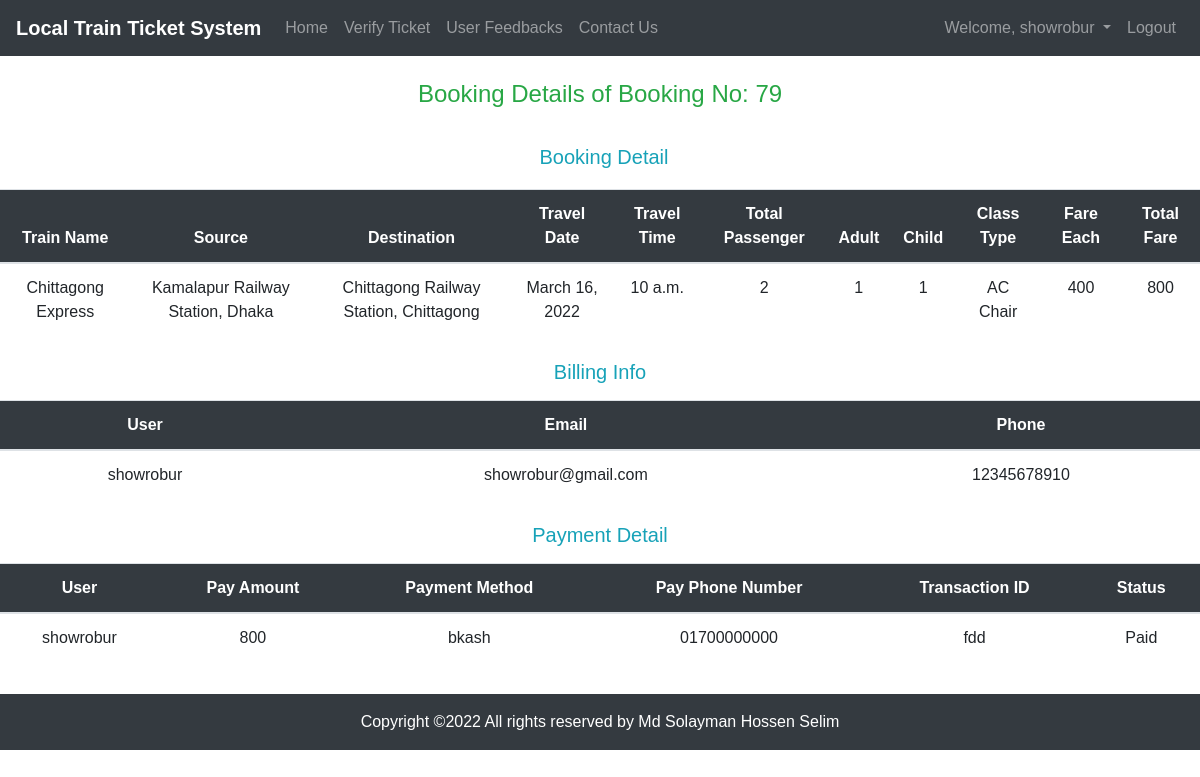
Page /booking_history/booking_detail/79 (signed in) on the committed database.
### app/models.py (models this page shows, shortened)
class CustomUser(AbstractUser):
    email = models.EmailField(max_length=100, blank=True, unique=True, null=True)
    phone = models.CharField(verbose_name=_("Mobile phone"), max_length=14, blank=True, null=True, unique=True)
    photo = models.ImageField(verbose_name=_("Photo"), upload_to='users/', blank=True, null=True)
    created_at = models.DateTimeField(auto_now_add=True, blank=True, null=True)
    updated_at = models.DateTimeField(auto_now=True, blank=True, null=True)

class BookingDetail(models.Model):
    booking = models.OneToOneField(Booking, null=True, blank=True, on_delete=models.CASCADE)
    train = models.CharField(max_length=255, null=True, blank=True)
    source = models.CharField(max_length=255, null=True, blank=True)
    destination = models.CharField(max_length=255, null=True, blank=True)
    travel_date = models.DateField(null=True, blank=True)
    travel_time = models.TimeField(null=True, blank=True)
    nop = models.PositiveIntegerField(verbose_name=_("Number of Passengers"), null=True, blank=True)
    adult = models.PositiveIntegerField(null=True, blank=True)
    child = models.PositiveIntegerField(null=True, blank=True)
    class_type = models.CharField(max_length=255, null=True, blank=True)
    fpp = models.PositiveIntegerField(verbose_name=_("Fare Per Passenger"), null=True, blank=True)
    total_fare = models.PositiveIntegerField(null=True, blank=True)
    travel_dt = models.DateTimeField(blank=True, null=True)
    booking_dt = models.DateTimeField(auto_now_add=True, blank=True, null=True)
    updated_at = models.DateTimeField(auto_now=True, blank=True, null=True)

class Booking(models.Model):
    status = (
        ("Pending", "Pending"),
        ("Accepted", "Accepted"),
        ("Canceled", "Canceled"),
    )
    user = models.ForeignKey(CustomUser, null=True, blank=True, on_delete=models.PROTECT)
    booking_date = models.DateField(auto_now_add=True, null=True, blank=True)
    booking_time = models.TimeField(auto_now_add=True, null=True, blank=True)
    status = models.CharField(max_length=50, default='Pending', choices=status, auto_created=True, null=True, blank=True)
    travel_date = models.DateField(null=True, blank=True)
    travel_dt = models.DateTimeField(blank=True, null=True)
    created_at = models.DateTimeField(auto_now_add=True, blank=True, null=True)
    updated_at = models.DateTimeField(auto_now=True, blank=True, null=True)

class BillingInfo(models.Model):
    booking = models.OneToOneField(Booking, on_delete=models.CASCADE, null=True, blank=True)
    user = models.ForeignKey(CustomUser, on_delete=models.PROTECT, null=True, blank=True)
    email = models.EmailField(max_length=100, null=True, blank=True)
    phone = models.CharField(max_length=255, null=True, blank=True)
    created_at = models.DateTimeField(auto_now_add=True, blank=True, null=True)
    updated_at = models.DateTimeField(auto_now=True, blank=True, null=True)

class Payment(models.Model):
    booking = models.OneToOneField(Booking, on_delete=models.CASCADE, null=True, blank=True)
    user = models.ForeignKey(CustomUser, on_delete=models.PROTECT, null=True, blank=True)
    pay_amount = models.PositiveIntegerField(null=True, blank=True)
    pay_method = models.CharField(max_length=25, null=True, blank=True)
    phone = models.CharField(max_length=14, null=True, blank=True)
    trxid = models.CharField(max_length=255, null=True, blank=True, verbose_name=_("Transaction Id"))
    status = models.CharField(max_length=50, default='Paid', auto_created=True, null=True, blank=True)
    created_at = models.DateTimeField(auto_now_add=True, blank=True, null=True)
    updated_at = models.DateTimeField(auto_now=True, blank=True, null=True)

### app/views.py (the view)
# urls.py: path('booking_history/booking_detail/<int:pk>', BookingDetails.as_view(), name="booking_detail"),
class BookingDetails(View):
    def get(self, request, pk):
        user = request.user
        if user.is_authenticated:
            bookings = Booking.objects.get(id=pk)
            if user == bookings.user:
                booking_detail = BookingDetail.objects.get(booking=pk)
                billing = BillingInfo.objects.get(booking=pk)
                payment = Payment.objects.get(booking=pk)
                return render(request, 'booking_detail.html', {'booking_detail':booking_detail, 'billing':billing, 'payment':payment})
            else:
                messages.warning(request, "Invalid booking id!")
                return redirect('booking_history')
        else:
            return redirect('login')

### templates/booking_detail.html (shortened to what this page needs)
{% extends 'base.html' %}
{% block content %}
<div class="row">
    <div class="col-lg-12 text-center p-4 text-success">
        <h4>Booking Details of Booking No: {{booking_detail.booking.id}}</h4>
    </div>
    <div class="col-lg-12 mx-auto">
        <div class="row">
            <div class="col-lg-12 m-1 text-center text-info">
                <h5>Booking Detail</h5>
            </div>
            <div class="col-lg-12 mt-2 mb-2 mx-auto">
                <table class="table table-hover">
                    <thead class="bg-dark text-white text-center">
                      <tr>
                        <th scope="col">Train Name</th>
                        <th scope="col">Source</th>
                        <th scope="col">Destination</th>
                        <th scope="col">Travel Date</th>
                        <th scope="col">Travel Time</th>
                        <th scope="col">Total Passenger</th>
                        <th scope="col">Adult</th>
                        <th scope="col">Child</th>
                        <th scope="col">Class Type</th>
                        <th scope="col">Fare Each</th>
                        <th scope="col">Total Fare</th>
                      </tr>
                    </thead>
                    <tbody>
                      <tr class="text-center">
                        <td>{{booking_detail.train}}</td>
                        <td>{{booking_detail.source}}</td>
                        <td>{{booking_detail.destination}}</td>
                        <td>{{booking_detail.travel_date}}</td>
                        <td>{{booking_detail.travel_time}}</td>
                        <td>{{booking_detail.nop}}</td>
                        <td>{{booking_detail.adult}}</td>
                        <td>{{booking_detail.child}}</td>
                        <td>{{booking_detail.class_type}}</td>
                        <td>{{booking_detail.fpp}}</td>
                        <td>{{booking_detail.total_fare}}</td>
                      </tr>
                    </tbody>
                </table>
            </div>
        </div>
    </div>
    <div class="col-lg-12 mx-auto">
        <div class="row">
            <div class="col-lg-12 text-center text-info">
                <h5>Billing Info</h5>
            </div>
            <div class="col-lg-12 mt-2 mb-2 mx-auto">
                <table class="table table-hover">
                    <thead class="bg-dark text-white text-center">
                      <tr>
                        <th scope="col">User</th>
                        <th scope="col">Email</th>
                        <th scope="col">Phone</th>
                      </tr>
                    </thead>
                    <tbody>
                      <tr class="text-center">
                        <td>{{billing.user.username}}</td>
                        <td>{{billing.email}}</td>
                        <td>{{billing.phone}}</td>
                      </tr>
                    </tbody>
                </table>
            </div>
        </div>
    </div>
    <div class="col-lg-12 mx-auto">
        <div class="row">
            <div class="col-lg-12 text-center text-info">
                <h5>Payment Detail</h5>
            </div>
            <div class="col-lg-12 mt-2 mb-2 mx-auto">
                <table class="table table-hover">
                    <thead class="bg-dark text-white text-center">
                      <tr>
                        <th scope="col">User</th>
                        <th scope="col">Pay Amount</th>
                        <th scope="col">Payment Method</th>
                        <th scope="col">Pay Phone Number</th>
                        <th scope="col">Transaction ID</th>
                        <th scope="col">Status</th>
                      </tr>
                    </thead>
                    <tbody>
                      <tr class="text-center">
                        <td>{{payment.user.username}}</td>
                        <td>{{payment.pay_amount}}</td>
                        <td>{{payment.pay_method}}</td>
                        <td>{{payment.phone}}</td>
                        <td>{{payment.trxid}}</td>
                        <td>{{payment.status}}</td>
                      </tr>
                    </tbody>
                </table>
            </div>
        </div>
    </div>
</div>
{% endblock content %}

### templates/base.html (shortened to what this page needs)
<!DOCTYPE html>
<html lang="en">
<head>
    <link rel="stylesheet" href="/static/css/bootstrap.min.css" type="text/css">
    <link rel="stylesheet" href="/static/css/style.css" type="text/css">
    <link rel="stylesheet" href="https://cdnjs.cloudflare.com/ajax/libs/font-awesome/6.0.0/css/all.min.css" type="text/css">
</head>
<body>
<nav class="navbar navbar-expand-lg navbar-dark bg-dark">
    <a class="navbar-brand" href="{% url 'home' %}"><b>Local Train Ticket System</b></a>
    <div class="collapse navbar-collapse" id="navbarSupportedContent">
        <ul class="navbar-nav mr-auto">
            {% url 'home' as url %}
            <li class="{% if request.path == url %}active{% endif %}">
                <a class="nav-link" href="{% url 'home' %}">Home <span class="sr-only">(current)</span></a>
            </li>
            {% url 'verify_ticket' as url %}
            <li class="{% if request.path == url %}active{% endif %}">
                <a class="nav-link" href="{% url 'verify_ticket' %}">Verify Ticket<span class="sr-only"></a>
            </li>
            {% url 'feedback' as url %}
            <li class="{% if request.path == url %}active{% endif %}">
                <a class="nav-link" href="{% url 'feedback' %}">User Feedbacks</a>
            </li>
            {% url 'contact' as url %}
            <li class="{% if request.path == url %}active{% endif %}">
                <a class="nav-link" href="{% url 'contact' %}">Contact Us</a>
            </li>
        </ul>
        <ul class="navbar-nav">
            {% if user.is_authenticated %}
            <li class="nav-item dropdown">
                <a class="nav-link dropdown-toggle" href="#" id="navbarDropdown" role="button" data-toggle="dropdown"
                   aria-haspopup="true" aria-expanded="false">
                    Welcome, {{user.username}}
                </a>
            </li>
            <li class="nav-item">
                <a class="nav-link" href="{% url 'logout' %}">Logout</a>
            </li>
            {% endif %}
        </ul>
    </div>
</nav>
{% block content %}
{% endblock content %}
<footer class="bg-light text-center text-lg-start mt-2">
    <div class="text-center p-3 bg-dark" style="color:white;">
        Copyright &copy;<script>document.write(new Date().getFullYear());</script>
        All rights reserved by Md Solayman Hossen Selim
    </div>
</footer>
</body>
</html>

### static/css/style.css (style rules this page uses)
body { font-family: "Poppins", sans-serif; height: 110vh; }
a { color: #0b6bbe; display:inline-block; text-decoration: none; font-weight: 400; }

### rows in the picture
CustomUser: username "showrobur"
BookingDetail: booking.id "79", train "Chittagong Express", source "Kamalapur Railway Station, Dhaka", destination "Chittagong Railway Station, Chittagong", travel_date "March 16, 2022", travel_time "10 a.m.", nop "2", adult "1", child "1", class_type "AC Chair", fpp "400", total_fare "800"
BillingInfo: user.username "showrobur", email "showrobur@gmail.com", phone "12345678910"
Payment: user.username "showrobur", pay_amount "800", pay_method "bkash", phone "01700000000", trxid "fdd", status "Paid"
